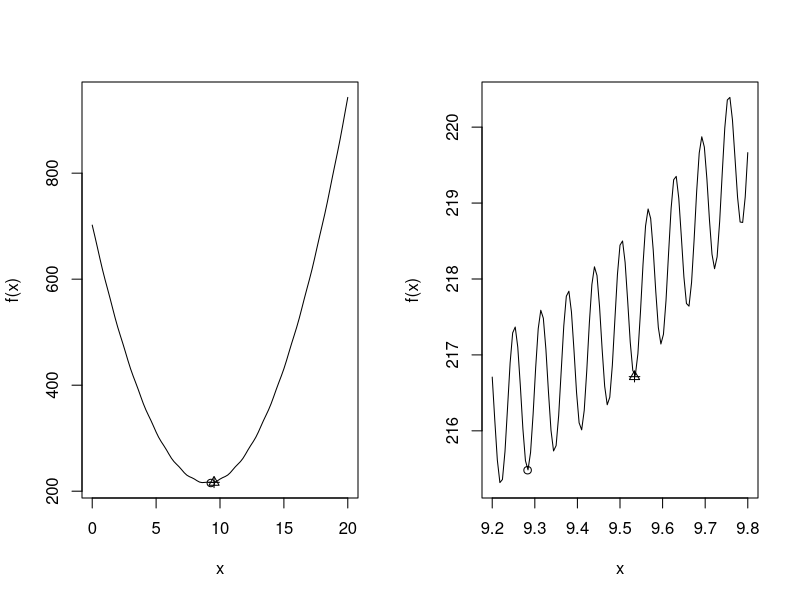

Here is the R script that generated this plot:
## Optimization

# Function to minimize
f <- function(x) {
  (x - 3)^2 + 2 * (x - 3)^2 + 3 * (x - 15)^2 + sin(100*x)
}

# Metafunction, minimizes f in the range supplied
optrange <- function(xrange) {
  optimise(f, xrange)
}

# The results
opt1 <- optrange(c(0, 15))
opt2 <- optrange(c(9, 12))
opt3 <- optrange(c(10, 11))

# Create a function for plotting the results
optplot <- function(optobj, ...) {
  points(optobj$minimum, optobj$objective, ...)
}

# Plot curve and points
# Quite obviously, they are local minima!
par(mfrow = c(1,2))
curve(f, from = 0, to = 20)
optplot(opt1)
optplot(opt2, pch = 2)
optplot(opt2, pch = 3)

curve(f, from = 9.2, to = 9.8)
optplot(opt1)
optplot(opt2, pch = 2)
optplot(opt2, pch = 3)
par(mfrow = c(1,1))



